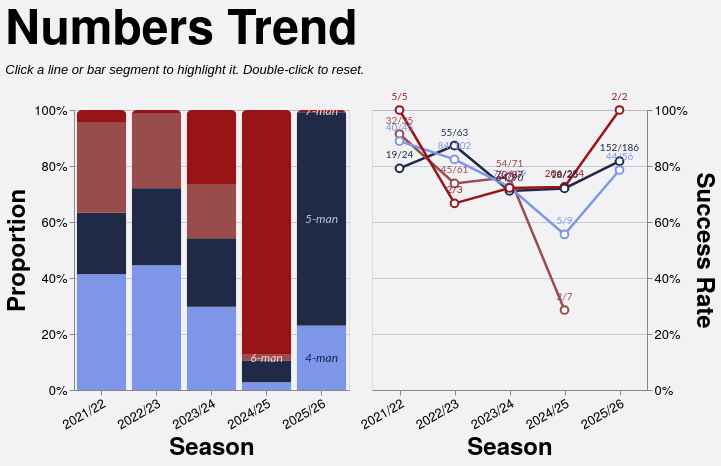

This figure's Vega-Lite source:
### Vega-Lite specification from a JSON file in a GitHub repository (floating-point values rounded to 4 significant figures; data arrays with more than 128 entries replaced by an {"elided": "..."} marker saying what was removed)
{"config": {"axis": {"labelFont": "PT Sans Narrow, Helvetica Neue, Helvetica, Arial, sans-serif", "titleFont": "PT Sans Narrow, Helvetica Neue, Helvetica, Arial, sans-serif", "labelFontSize": 13, "titleFontSize": 24, "gridColor": "#202947", "gridOpacity": 0.2, "zindex": 1}, "text": {"font": "Lato, sans-serif"}, "bar": {"cornerRadiusEnd": 5}, "header": {"labelFont": "PT Sans Narrow, Helvetica Neue, Helvetica, Arial, sans-serif", "titleFont": "PT Sans Narrow, Helvetica Neue, Helvetica, Arial, sans-serif", "labelFontSize": 24, "titleFontSize": 28, "labelFontWeight": "bold", "orient": "left"}, "legend": {"labelFont": "PT Sans Narrow, Helvetica Neue, Helvetica, Arial, sans-serif", "titleFont": "PT Sans Narrow, Helvetica Neue, Helvetica, Arial, sans-serif", "labelFontSize": 14, "titleFontSize": 16, "titlePadding": 5, "fillColor": "white", "strokeColor": "black", "padding": 10, "titleFontWeight": "lighter", "titleFontStyle": "italic", "titleColor": "gray", "offset": 10}, "title": {"font": "PT Sans Narrow, Helvetica Neue, Helvetica, Arial, sans-serif", "fontSize": 48, "fontWeight": "bold", "anchor": "start", "align": "center", "titlePadding": 20, "subtitlePadding": 10, "subtitleFontSize": 13, "subtitleColor": "", "subtitleFontStyle": "italic", "offset": 15, "color": "black"}, "axisX": {"labelAngle": 0}, "facet": {"title": null, "header": null, "align": {"row": "each", "column": "each"}}, "resolve": {"scale": {"y": "independent", "facet": "independent"}}, "background": "#f2f1f4", "scale": {"offsetBandPaddingOuter": 0.2, "offsetBandPaddingInner": 0.1}}, "hconcat": [{"layer": [{"mark": {"type": "bar", "opacity": 0.85}, "encoding": {"color": {"field": "numbers", "legend": null, "scale": {"domain": ["4", "5", "6", "7"], "range": ["#7d96e8", "#202946", "#994C4C", "#991515"]}, "sort": ["4", "5", "6", "7"], "type": "nominal"}, "opacity": {"condition": {"param": "param_10", "value": 1.0, "empty": true}, "value": 0.2}, "order": {"field": "stack_order", "sort": "ascending", "type": "quantitative"}, "stroke": {"value": "transparent"}, "tooltip": [{"field": "season", "title": "Season", "type": "nominal"}, {"field": "numbers_display", "title": "Numbers", "type": "nominal"}, {"field": "attempts", "format": ",.0f", "title": "Attempts", "type": "quantitative"}, {"field": "won", "format": ",.0f", "title": "Won", "type": "quantitative"}, {"field": "success_rate", "format": ".1%", "title": "Success Rate", "type": "quantitative"}], "x": {"axis": {"labelAngle": -30}, "field": "season", "sort": ["2021/22", "2022/23", "2023/24", "2024/25", "2025/26"], "title": "Season", "type": "nominal"}, "y": {"axis": {"format": "%", "orient": "left"}, "field": "attempts", "stack": "normalize", "title": "Proportion", "type": "quantitative"}}, "name": "view_5", "transform": [{"filter": "(loSquad == 'All' || datum.squad == loSquad) && (loGameType == 'All' || (loGameType == 'League + Cup' && (datum.game_type == 'League' || datum.game_type == 'Cup')) || (loGameType == 'League only' && datum.game_type == 'League') || datum.game_type == loGameType) && (loThrower == 'All' || datum.thrower == loThrower) && (loJumper == 'All' || datum.jumper == loJumper) && (loArea == 'All' || datum.area == loArea)"}, {"aggregate": [{"op": "count", "as": "attempts"}, {"op": "sum", "field": "won", "as": "won"}], "groupby": ["season", "numbers"]}, {"calculate": "datum.won / datum.attempts", "as": "success_rate"}, {"calculate": "datum.won + '/' + datum.attempts", "as": "won_attempts_label"}, {"calculate": "datum.numbers + '-man'", "as": "numbers_display"}, {"calculate": "datum.numbers == '4' ? 0 : datum.numbers == '5' ? 1 : datum.numbers == '6' ? 2 : datum.numbers == '7' ? 3 : 999", "as": "stack_order"}]}, {"mark": {"type": "text", "align": "center", "baseline": "middle", "fontSize": 12, "fontStyle": "italic"}, "encoding": {"color": {"field": "text_label_color", "legend": null, "scale": null, "type": "nominal"}, "opacity": {"condition": {"param": "param_10", "value": 0.9, "empty": true}, "value": 0.3}, "text": {"field": "numbers_display", "type": "nominal"}, "x": {"axis": {"labelAngle": -30}, "field": "season", "sort": ["2021/22", "2022/23", "2023/24", "2024/25", "2025/26"], "title": "Season", "type": "nominal"}, "y": {"field": "mid_y", "scale": {"domain": [0, 1]}, "type": "quantitative"}}, "transform": [{"filter": "(loSquad == 'All' || datum.squad == loSquad) && (loGameType == 'All' || (loGameType == 'League + Cup' && (datum.game_type == 'League' || datum.game_type == 'Cup')) || (loGameType == 'League only' && datum.game_type == 'League') || datum.game_type == loGameType) && (loThrower == 'All' || datum.thrower == loThrower) && (loJumper == 'All' || datum.jumper == loJumper) && (loArea == 'All' || datum.area == loArea)"}, {"aggregate": [{"op": "count", "as": "attempts"}, {"op": "sum", "field": "won", "as": "won"}], "groupby": ["season", "numbers"]}, {"calculate": "datum.won / datum.attempts", "as": "success_rate"}, {"calculate": "datum.won + '/' + datum.attempts", "as": "won_attempts_label"}, {"calculate": "datum.numbers + '-man'", "as": "numbers_display"}, {"calculate": "datum.numbers == '4' ? 0 : datum.numbers == '5' ? 1 : datum.numbers == '6' ? 2 : datum.numbers == '7' ? 3 : 999", "as": "stack_order"}, {"joinaggregate": [{"op": "sum", "field": "attempts", "as": "season_total"}], "groupby": ["season"]}, {"calculate": "datum.attempts / datum.season_total", "as": "proportion"}, {"window": [{"op": "sum", "field": "proportion", "as": "cum_prop"}], "frame": [null, 0], "groupby": ["season"], "sort": [{"field": "stack_order", "order": "ascending"}]}, {"calculate": "datum.cum_prop - datum.proportion / 2", "as": "mid_y"}, {"calculate": "datum.numbers == '4' ? '#0a1a4a' : datum.numbers == '5' ? '#c8d4f5' : datum.numbers == '6' ? '#fce8e8' : datum.numbers == '7' ? '#fce8e8' : 'black'", "as": "text_label_color"}, {"calculate": "toNumber(split(datum.season, '/')[0])", "as": "season_order_num"}, {"window": [{"op": "row_number", "field": "", "as": "season_rank"}], "groupby": ["numbers"], "sort": [{"field": "season_order_num", "order": "descending"}]}, {"filter": "datum.season_rank == 1"}]}], "height": 280, "width": {"step": 55}}, {"layer": [{"mark": {"type": "line", "point": {"fill": "white", "filled": false, "size": 60}, "strokeWidth": 2.5}, "encoding": {"color": {"field": "numbers", "legend": null, "scale": {"domain": ["4", "5", "6", "7"], "range": ["#7d96e8", "#202946", "#994C4C", "#991515"]}, "sort": ["4", "5", "6", "7"], "type": "nominal"}, "detail": {"field": "numbers", "type": "nominal"}, "opacity": {"condition": {"param": "param_10", "value": 1.0, "empty": true}, "value": 0.2}, "tooltip": [{"field": "season", "title": "Season", "type": "nominal"}, {"field": "numbers_display", "title": "Numbers", "type": "nominal"}, {"field": "attempts", "format": ",.0f", "title": "Attempts", "type": "quantitative"}, {"field": "won", "format": ",.0f", "title": "Won", "type": "quantitative"}, {"field": "success_rate", "format": ".1%", "title": "Success Rate", "type": "quantitative"}], "x": {"axis": {"labelAngle": -30}, "field": "season", "sort": ["2021/22", "2022/23", "2023/24", "2024/25", "2025/26"], "title": "Season", "type": "nominal"}, "y": {"axis": {"format": "%", "orient": "right"}, "field": "success_rate", "scale": {"domainMax": 1, "nice": true}, "title": "Success Rate", "type": "quantitative"}}, "name": "view_6", "transform": [{"filter": "(loSquad == 'All' || datum.squad == loSquad) && (loGameType == 'All' || (loGameType == 'League + Cup' && (datum.game_type == 'League' || datum.game_type == 'Cup')) || (loGameType == 'League only' && datum.game_type == 'League') || datum.game_type == loGameType) && (loThrower == 'All' || datum.thrower == loThrower) && (loJumper == 'All' || datum.jumper == loJumper) && (loArea == 'All' || datum.area == loArea)"}, {"aggregate": [{"op": "count", "as": "attempts"}, {"op": "sum", "field": "won", "as": "won"}], "groupby": ["season", "numbers"]}, {"calculate": "datum.won / datum.attempts", "as": "success_rate"}, {"calculate": "datum.won + '/' + datum.attempts", "as": "won_attempts_label"}, {"calculate": "datum.numbers + '-man'", "as": "numbers_display"}]}, {"mark": {"type": "text", "align": "center", "baseline": "bottom", "dy": -8, "fontSize": 10}, "encoding": {"color": {"field": "numbers", "legend": null, "scale": {"domain": ["4", "5", "6", "7"], "range": ["#7d96e8", "#202946", "#994C4C", "#991515"]}, "sort": ["4", "5", "6", "7"], "type": "nominal"}, "detail": {"field": "numbers", "type": "nominal"}, "opacity": {"condition": {"param": "param_10", "value": 1.0, "empty": true}, "value": 0.2}, "text": {"field": "won_attempts_label", "type": "nominal"}, "x": {"axis": {"labelAngle": -30}, "field": "season", "sort": ["2021/22", "2022/23", "2023/24", "2024/25", "2025/26"], "title": "Season", "type": "nominal"}, "y": {"axis": {"format": "%", "orient": "right"}, "field": "success_rate", "scale": {"domainMax": 1, "nice": true}, "title": "Success Rate", "type": "quantitative"}}, "transform": [{"filter": "(loSquad == 'All' || datum.squad == loSquad) && (loGameType == 'All' || (loGameType == 'League + Cup' && (datum.game_type == 'League' || datum.game_type == 'Cup')) || (loGameType == 'League only' && datum.game_type == 'League') || datum.game_type == loGameType) && (loThrower == 'All' || datum.thrower == loThrower) && (loJumper == 'All' || datum.jumper == loJumper) && (loArea == 'All' || datum.area == loArea)"}, {"aggregate": [{"op": "count", "as": "attempts"}, {"op": "sum", "field": "won", "as": "won"}], "groupby": ["season", "numbers"]}, {"calculate": "datum.won / datum.attempts", "as": "success_rate"}, {"calculate": "datum.won + '/' + datum.attempts", "as": "won_attempts_label"}, {"calculate": "datum.numbers + '-man'", "as": "numbers_display"}]}], "height": 280, "width": {"step": 55}}], "data": {"name": "data-15e79532cff8ae58bb045c3a34749407"}, "params": [{"name": "loSquad", "value": "All"}, {"name": "loSeason", "value": "All"}, {"name": "loGameType", "value": "All"}, {"name": "loThrower", "value": "All"}, {"name": "loJumper", "value": "All"}, {"name": "loArea", "value": "All"}, {"name": "loNumbers", "value": "All"}, {"name": "param_10", "select": {"type": "point", "clear": "dblclick", "fields": ["numbers"], "on": "click"}, "views": ["view_5", "view_6"]}], "resolve": {"scale": {"color": "shared"}}, "spacing": 8, "title": {"text": "Numbers Trend", "subtitle": "Click a line or bar segment to highlight it. Double-click to reset."}, "$schema": "https://vega.github.io/schema/vega-lite/v5.20.1.json", "datasets": {"data-15e79532cff8ae58bb045c3a34749407": {"elided": "1274 records"}}}
